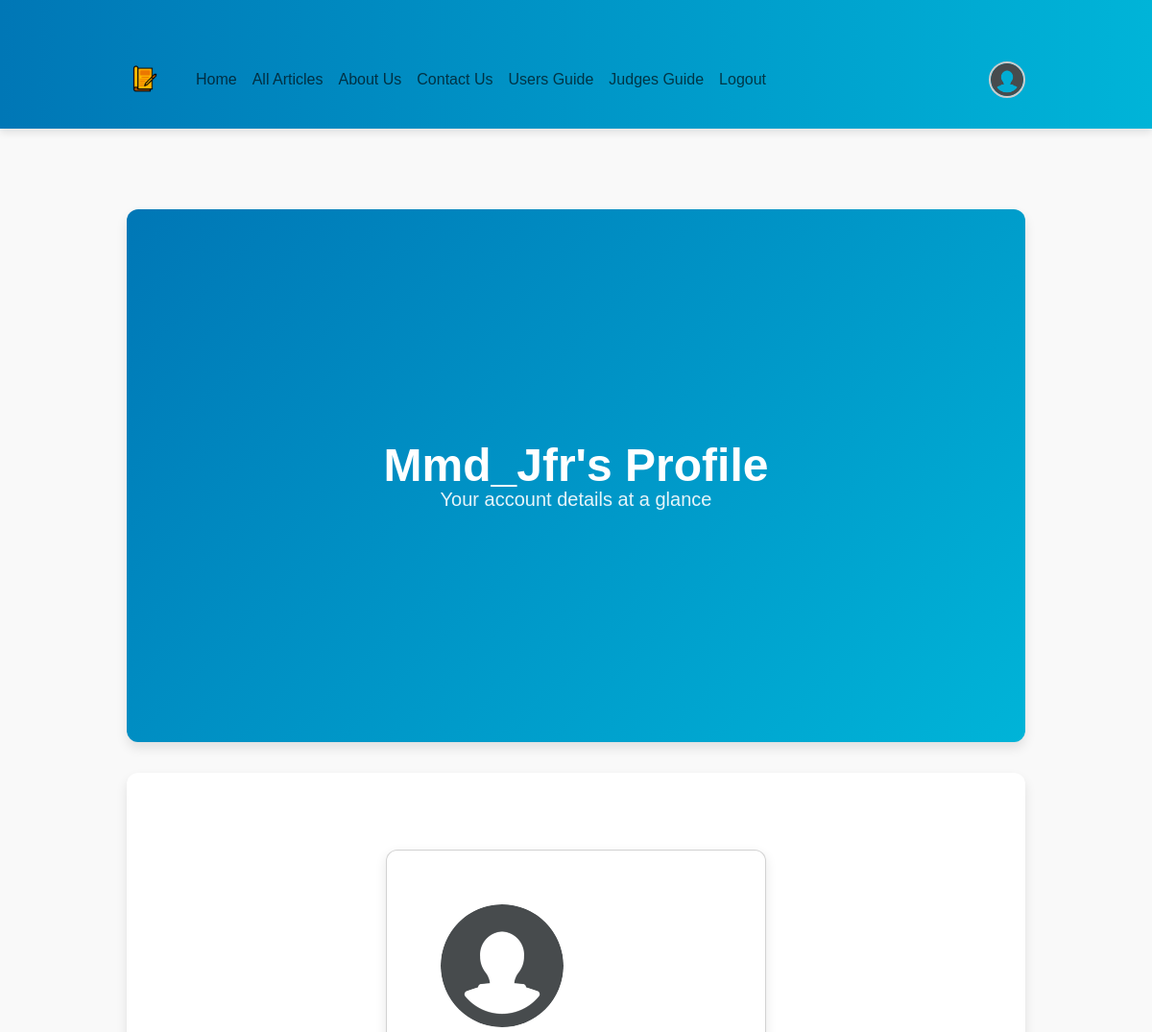
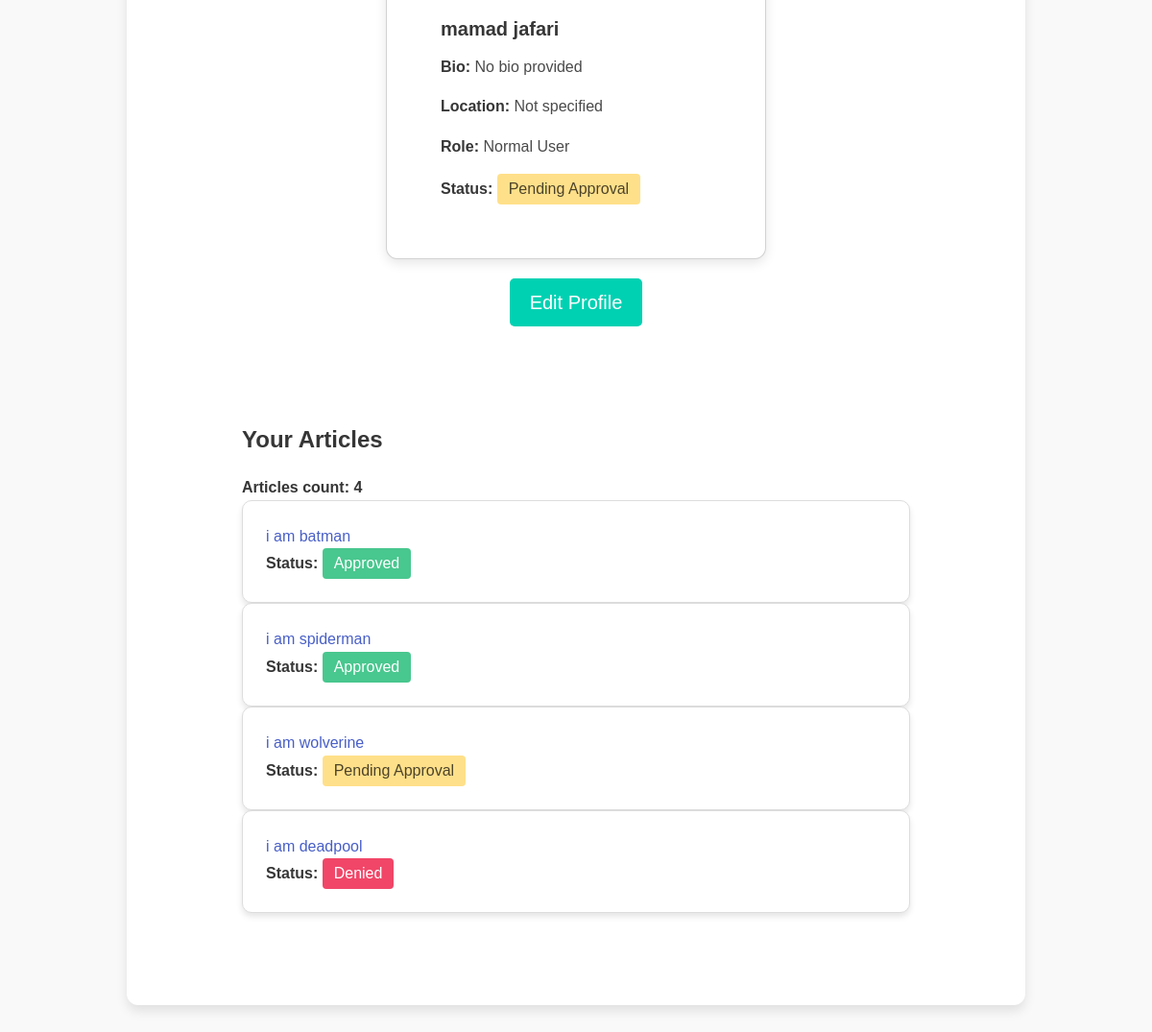
The page /profile/ (signed in) on the database its author committed (2 pictures, top to bottom).
### journal/models.py (models this page shows, shortened)
class Profile(models.Model):
    BRANCH_CHOICES = [
        ('data_science', 'Data Science'),
        ('artificial_intelligence', 'Artificial Intelligence'),
        ('web_development', 'Web Development'),
        ('cybersecurity', 'Cybersecurity'),
        ('machine_learning', 'Machine Learning'),
    ]
    user = models.OneToOneField(User, on_delete=models.CASCADE)
    bio = models.TextField(max_length=100, blank=True)
    prof_picture = models.ImageField(upload_to='profile_pictures/', blank=True, null=True)
    location = models.CharField(max_length=100, blank=True)
    branch = models.CharField(max_length=50, choices=BRANCH_CHOICES, blank=True, null=True)

class UserProfile(models.Model):
    BRANCH_CHOICES = [
        ('data_science', 'Data Science'),
        ('artificial_intelligence', 'Artificial Intelligence'),
        ('web_development', 'Web Development'),
        ('cybersecurity', 'Cybersecurity'),
        ('machine_learning', 'Machine Learning'),
    ]
    STATUS_CHOICES = [
        ('pending', 'Pending Approval'),
        ('approved', 'Approved'),
        ('rejected', 'Rejected'),
    ]
    ROLE_CHOICES = [
        ('judge', 'Judge'),
        ('normaluser', 'Normal User'),
    ]
    user = models.OneToOneField(User, on_delete=models.CASCADE)
    role = models.CharField(max_length=10, choices=ROLE_CHOICES, default='normaluser')
    status = models.CharField(max_length=10, choices=STATUS_CHOICES, default='pending')
    branch = models.CharField(max_length=50, null=True, choices=BRANCH_CHOICES, default='')

class Article(models.Model):
    BRANCH_CHOICES = UserProfile.BRANCH_CHOICES
    STATUS_CHOICES = [
        ('pending', 'Pending'),
        ('approved', 'Approved'),
        ('denied', 'Denied'),
    ]
    title = models.CharField(max_length=200)
    author = models.ForeignKey(User, on_delete=models.CASCADE, related_name='articles')
    summary = models.TextField(blank=True, null=True)
    pdf_file = models.FileField(upload_to='journal/pdfs/', blank=True, null=True)
    image = models.ImageField(upload_to='journal/images/', blank=True, null=True)
    created_at = models.DateTimeField(auto_now_add=True)
    updated_at = models.DateTimeField(auto_now=True)
    is_featured = models.BooleanField(default=False)
    branch = models.CharField(max_length=50, choices=BRANCH_CHOICES, default='data_science')
    status = models.CharField(
        max_length=10,
        choices=STATUS_CHOICES,
        default='pending'
    )
    class Meta:
        permissions = [
            ('add_score', 'Can add score to articles'),
        ]

### journal/views.py (the view)
# urls.py: path('profile/', views.profile_view, name='profile'),
@login_required
def profile_view(request):
    try:
        profile = request.user.profile
    except Profile.DoesNotExist:
        profile = Profile.objects.create(user=request.user)
    articles = Article.objects.filter(author=request.user)
    return render(request, 'profile/profile.html', {'profile': profile, 'articles': articles})

### journal/templates/profile/profile.html (shortened to what this page needs)
{% extends 'base.html' %}
{% load static %}
{% block content %}
<section class="hero is-primary is-medium">
  <div class="hero-body">
    <div class="container has-text-centered">
      <h1 class="title">{{ user.username|title }}'s Profile</h1>
      <h2 class="subtitle">Your account details at a glance</h2>
    </div>
  </div>
</section>
<section class="section">
  <div class="container">
    <div class="columns is-centered">
      <div class="column is-half">
        <div class="card">
          <div class="card-content">
            <div class="media">
              <div class="media-center">
                <figure class="image is-128x128" style="margin: 0 auto;">
                  {% if user.profile.prof_picture %}
                    <img class="is-rounded" src="{{ user.profile.prof_picture.url }}" alt="{{ user.username }}'s Profile Picture" style="border-radius: 50%; object-fit: cover; width: 128px; height: 128px;">
                  {% else %}
                    <img class="is-rounded" src="{% static 'default_profile.png' %}" alt="Default Profile Picture" style="border-radius: 50%; object-fit: cover; width: 128px; height: 128px;">
                  {% endif %}
                </figure>
              </div>
            </div>
            <div style="margin-top: 15px;">
              {% if user.first_name or user.last_name %}
                <p class="title is-5">{{ user.first_name }} {{ user.last_name }}</p>
              {% else %}
                <p class="title is-5">No full name provided</p>
              {% endif %}
            </div>
            <div class="content" style="margin-top: 15px;">
              <p><strong>Bio:</strong> {{ user.profile.bio|default:"No bio provided" }}</p>
              <p><strong>Location:</strong> {{ user.profile.location|default:"Not specified" }}</p>
              <p><strong>Role:</strong> {{ user.userprofile.get_role_display|default:"Not specified" }}</p>
              <p><strong>Status:</strong>
                {% if user.userprofile.status == 'approved' %}
                  <span class="tag is-success is-medium">Approved</span>
                {% elif user.userprofile.status == 'pending' %}
                  <span class="tag is-warning is-medium">Pending Approval</span>
                {% elif user.userprofile.status == 'rejected' %}
                  <span class="tag is-danger is-medium">Rejected</span>
                {% else %}
                  <span class="tag is-light is-medium">Unknown</span>
                {% endif %}
              </p>
            </div>
          </div>
        </div>
        <div class="has-text-centered" style="margin-top: 20px;">
          <a href="{% url 'edit_profile' %}" class="button is-primary is-medium">
            Edit Profile
          </a>
        </div>
      </div>
    </div>
    <div class="section">
      <div class="container">
        <h2 class="title is-4">Your Articles</h2>
        <strong>Articles count: {{ articles|length }}</strong>
        {% if articles %}
          <ul>
            {% for article in articles %}
              <li>
                <div class="article-card">
                  <p><a href="{% url 'article_detail' article.pk %}">{{ article.title }}</a></p>
                  <p class="article-status"><strong>Status:</strong>
                    {% if article.status == 'approved' %}
                      <span class="tag is-success is-medium">Approved</span>
                    {% elif article.status == 'pending' %}
                      <span class="tag is-warning is-medium">Pending Approval</span>
                    {% elif article.status == 'denied' %}
                      <span class="tag is-danger is-medium">Denied</span>
                    {% endif %}
                  </p>
                </div>
              </li>
            {% endfor %}
          </ul>
        {% else %}
          <p>You haven't uploaded any articles yet.</p>
          <a href="{% url 'create_article' %}" class="button is-primary is-medium">
            Submit Your First Article
          </a>
        {% endif %}
      </div>
    </div>
  </div>
</section>
{% endblock %}

### journal_proj/static/journal_proj/css/auth.css (style rules this page uses)
body { background-color: #f8f9fa; display: flex; flex-direction: column; min-height: 100vh; }

### journal_proj/static/css/styles.css (style rules this page uses)
* { margin: 0; padding: 0; box-sizing: border-box; font-family: 'Arial', sans-serif; }
body { background-color: #f9f9f9; color: #333; line-height: 1.6; font-size: 16px; overflow-x: hidden; }
section { padding: 3rem 2rem; margin: 2rem 0; background: #ffffff; border-radius: 12px; box-shadow: 0 6px 12px rgba(0, 0, 0, 0.1); }
.card { border-radius: 12px; background-color: #ffffff; box-shadow: 0 4px 12px rgba(0, 0, 0, 0.1); padding: 2rem; }
.article-card { background: #ffffff; border: 1px solid #ddd; border-radius: 10px; padding: 1.5rem; box-shadow: 0 4px 6px rgba(0, 0, 0, 0.1); transition: transform 0.3s ease, box-shadow 0.3s ease; }
.hero { background: linear-gradient(135deg, #0077b6, #00b4d8); color: white; text-align: center; padding: 4rem 2rem; margin-bottom: 2rem; }
.hero .title { font-size: 3rem; font-weight: bold; margin-bottom: 1rem; }
.hero .subtitle { font-size: 1.25rem; margin-bottom: 2rem; }
.container { margin-top: 2rem; }
.image { border-radius: 10px; }
.image img { max-width: 400px; height: auto; border-radius: 8px; display: block; margin: 0 auto; }
.button { border-radius: 5px; transition: all 0.3s ease-in-out; }

### rows shown on the page
Article: title "i am batman", status "Approved"
Article: title "i am spiderman", status "Approved"
Article: title "i am wolverine", status "Pending Approval"
Article: title "i am deadpool", status "Denied"

### other values the page prints
{{ user.username|title }} "Mmd_Jfr"
{{ user.first_name }} "mamad"
{{ user.last_name }} "jafari"
{{ user.profile.bio|default:"No bio provided" }} "No bio provided"
{{ user.profile.location|default:"Not specified" }} "Not specified"
{{ user.userprofile.get_role_display|default:"Not specified" }} "Normal User"
{{ articles|length }} "4"
